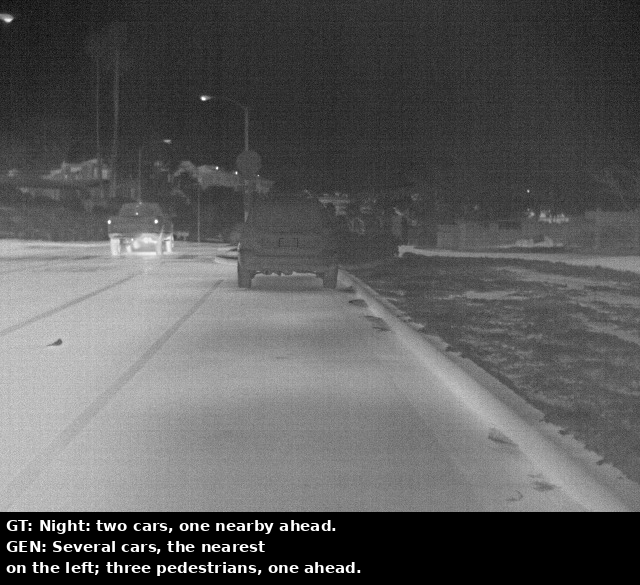
#> input picture Phase3/Day32/exp2_eyeball_overlay/exp2_01.png, 640 x 585 px
$ python -i verify_relative_threshold_v4.py   (imports and definitions only)
#> lines starting #> are read from the running program, lines starting #| are printed output that depends on the picture; after the words box and inside, x2 and y2 are one past the last pixel; in counts of white or black regions, pixels touching at a corner belong together
#> further down, picture is the input picture: shape (585, 640, 3); min 0, max 255, mean 90.3
"""
v4 補強:回頭檢查發現「934 張候選重跑新門檻確認沒被踢出去」這個驗證方式,
測不出「有沒有新的候選應該被納入」——因為新的相對門檻在寬 576px 的圖片上
會降到約 422px(比固定 500px 低 16%),理論上應該有一批原本卡在 422-500px
之間被階段2排除的圖片,現在該被重新納入,但這些圖不在舊的 934 張候選裡,
舊驗證方式根本看不到它們。

這次對全部 15,153 張 flare 圖片,同時算出:
- fixed_pass:用固定 BLACK_THRESH=30/MIN_AREA=500/RING_DILATE=15/
  BRIGHT_RING_THRESH=80(v3 定案但從沒真的對全量重跑過的版本)
- relative_pass:用 v4 現在的相對門檻(find_black_blobs.py 目前的邏輯)

只跑一次黑塊偵測(不套 MIN_AREA 過濾),把每個黑塊的面積、邊界狀態、
兩種 RING_DILATE 半徑各自算出的外環亮度都記錄下來,事後才能同時判斷
fixed_pass/relative_pass,不用跑兩次 connectedComponents。
"""
import json
import sys
from pathlib import Path

import numpy as np

sys.path.insert(0, str(Path(__file__).parent))
sys.path.insert(0, str(Path.home() / "ai-transition-2026" / "Phase3" / "caption_fusion" / ".pylibs"))
import cv2  # noqa: E402

HERE = Path(__file__).parent
SPLITS = ["out_train", "out_val", "out_test"]

BLACK_THRESH = 30
BRIGHT_RING_THRESH = 80
FIXED_MIN_AREA = 500
FIXED_RING_DILATE = 15
REF_W, REF_H = 682, 512
MIN_AREA_RATIO = 500 / (REF_W * REF_H)
RING_DILATE_RATIO = 15 / np.hypot(REF_W, REF_H)


def ring_brightness(maxchan, comp_mask, dilate_px, w, h):
    kernel = np.ones((dilate_px * 2 + 1, dilate_px * 2 + 1), np.uint8)
    dilated = cv2.dilate(comp_mask, kernel)
    ring = (dilated > 0) & (comp_mask == 0)
    if ring.sum() == 0:
        return None
    return float(maxchan[ring].mean())


def all_candidates(img_bgr):
    """回傳這張圖裡所有「不貼邊界」的黑色連通區塊(不套 MIN_AREA 篩選),
    每個都算出面積、bbox、centroid,以及固定 dilate=15 / 相對 dilate 兩種
    外環亮度。"""
    h, w = img_bgr.shape[:2]
#> h = 585; w = 640
    rel_dilate_px = max(1, round(RING_DILATE_RATIO * np.hypot(w, h)))
#> rel_dilate_px = 15
    rel_min_area = MIN_AREA_RATIO * (w * h)
#> rel_min_area = 536.1

    black_mask = cv2.inRange(img_bgr, (0, 0, 0), (BLACK_THRESH, BLACK_THRESH, BLACK_THRESH))
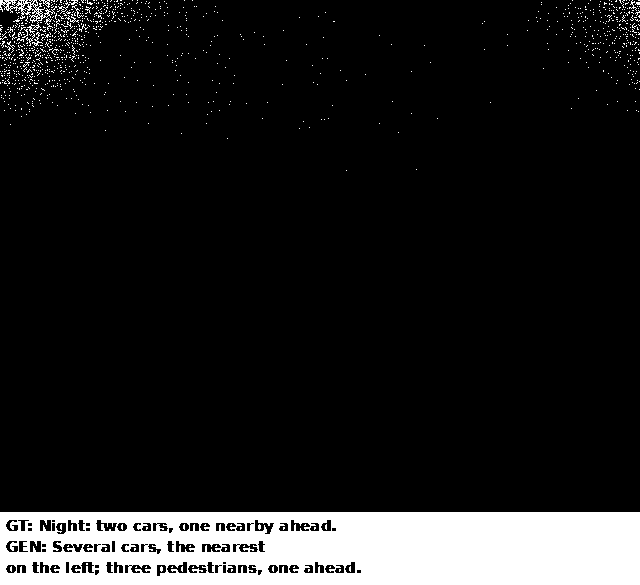
#> black_mask: shape (585, 640); 11.9% white; 1063 white regions (1052 under 20 px), largest, box (x1, y1, x2, y2) and area: (0, 512, 640, 585) 41834, (0, 0, 57, 46) 490, (32, 32, 43, 46) 41
    n_labels, labels, stats, centroids = cv2.connectedComponentsWithStats(black_mask, connectivity=8)
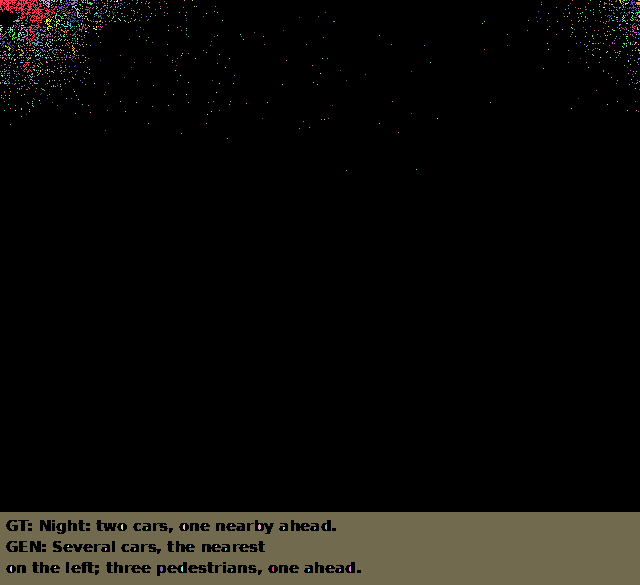
#> labels: shape (585, 640) int32; 1064 distinct labels, from 0 to 1063; one colour per label, 0 black
#> n_labels = 1064; stats = 1064 rows, first 6: [0, 0, 640, 576, 329745], [0, 0, 57, 46, 490], [39, 0, 11, 8, 32], [51, 0, 4, 2, 5], [56, 0, 2, 2, 2], [60, 0, 2, 3, 5]; centroids = 1064 pairs, first value 0 to 639, second value 0 to 569.8
    maxchan = img_bgr.astype(np.float32).max(axis=2)

    candidates = []
    for lbl in range(1, n_labels):
        x, y, bw, bh, area = stats[lbl]
        if x <= 0 or y <= 0 or x + bw >= w or y + bh >= h:
            continue
        comp_mask = (labels == lbl).astype(np.uint8)
        rb_fixed = ring_brightness(maxchan, comp_mask, FIXED_RING_DILATE, w, h)
        rb_rel = ring_brightness(maxchan, comp_mask, rel_dilate_px, w, h) if rel_dilate_px != FIXED_RING_DILATE else rb_fixed
        candidates.append({
            "area": int(area), "bbox": [int(x), int(y), int(bw), int(bh)],
            "centroid": [round(float(centroids[lbl][0]), 1), round(float(centroids[lbl][1]), 1)],
            "ring_brightness_fixed": round(rb_fixed, 1) if rb_fixed is not None else None,
            "ring_brightness_rel": round(rb_rel, 1) if rb_rel is not None else None,
            "rel_min_area": round(rel_min_area, 1),
        })
#> this loop made 1063 passes
#> (x, y, bw, bh, area) on passes 1, 2, 7: (0, 0, 57, 46, 490), (39, 0, 11, 8, 32), (58, 0, 12, 14, 35)
#> after the loop, candidates = 1007 items
    return candidates


# [84 lines left out: function main, not called in this run]


# [2 lines not run here, left out]

>>> import cv2
>>> picture = cv2.imread('../Day32/exp2_eyeball_overlay/exp2_01.png')
>>> result = all_candidates(picture)
#> result = 1007 items

$ run again, on Phase3/Day32/night_verify/night_01_NO.png
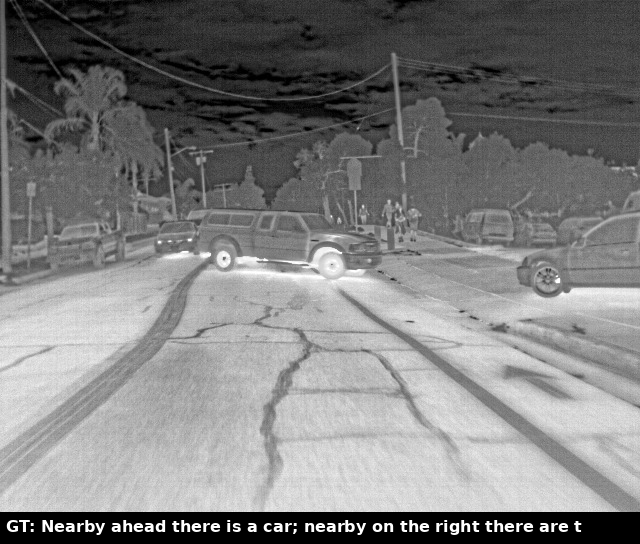
#> input picture Phase3/Day32/night_verify/night_01_NO.png, 640 x 544 px
#> picture is the input picture: shape (544, 640, 3); min 0, max 255, mean 125.3
#> in all_candidates, `black_mask = cv2.inRange(img_bgr, (0, 0, 0), (BLACK_THRESH, BLACK_THRE..`:
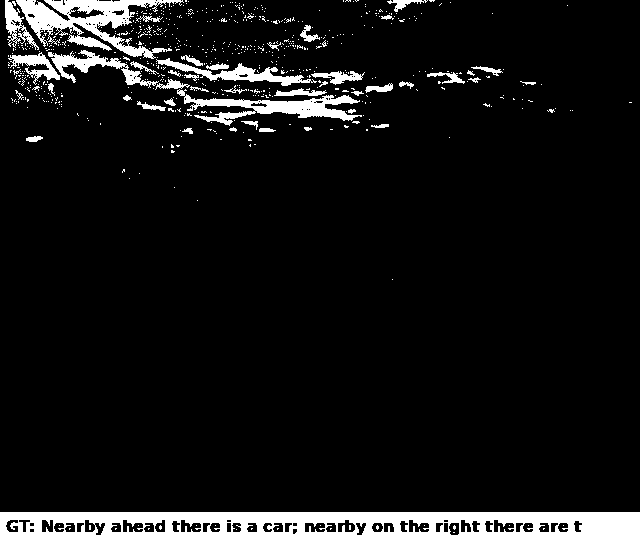
#> black_mask: shape (544, 640); 8.9% white; 642 white regions (598 under 20 px), largest, box (x1, y1, x2, y2) and area: (0, 512, 640, 544) 17037, (16, 0, 184, 59) 3810, (177, 89, 362, 126) 2290
#> in all_candidates, `n_labels, labels, stats, centroids = cv2.connectedComponentsWithStats(..`:
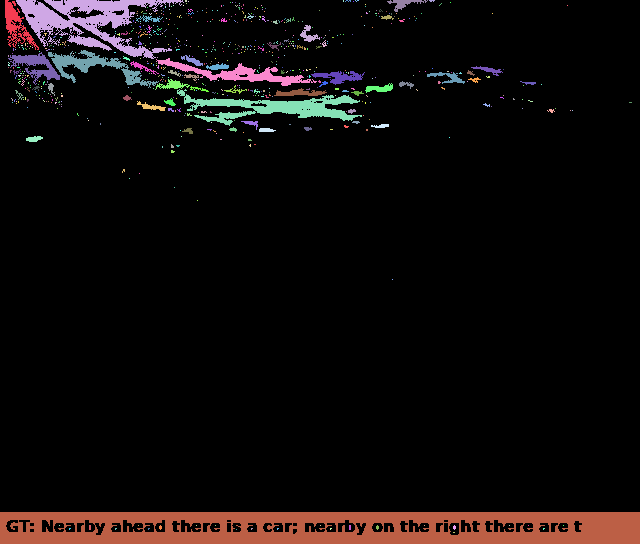
#> labels: shape (544, 640) int32; 643 distinct labels, from 0 to 642; one colour per label, 0 black
#> n_labels = 643; stats = 643 rows, first 6: [0, 0, 640, 535, 317210], [5, 0, 34, 50, 585], [16, 0, 168, 59, 3810], [185, 0, 2, 2, 4], [188, 1, 1, 1, 1], [343, 0, 1, 2, 2]; centroids = 643 pairs, first value 8 to 630, second value 0.25 to 532
#> the loop in all_candidates, `for lbl in range(1, n_labels):` made 642 passes
#> (x, y, bw, bh, area) on passes 1, 2, 9: (5, 0, 34, 50, 585), (16, 0, 168, 59, 3810), (387, 0, 41, 12, 173)
#> after the loop in all_candidates, `for lbl in range(1, n_labels):`: candidates = 633 items

$ run again, on Phase3/Day32/night_verify/night_01_YES.png
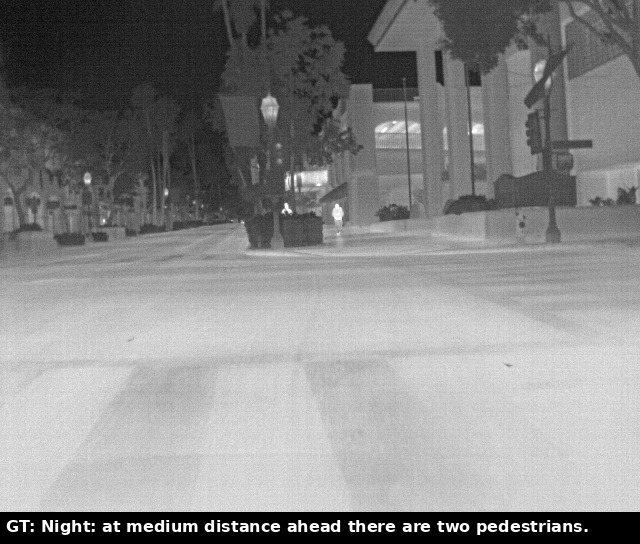
#> input picture Phase3/Day32/night_verify/night_01_YES.png, 640 x 544 px
#> picture is the input picture: shape (544, 640, 3); min 0, max 255, mean 136.5
#> in all_candidates, `black_mask = cv2.inRange(img_bgr, (0, 0, 0), (BLACK_THRESH, BLACK_THRE..`:
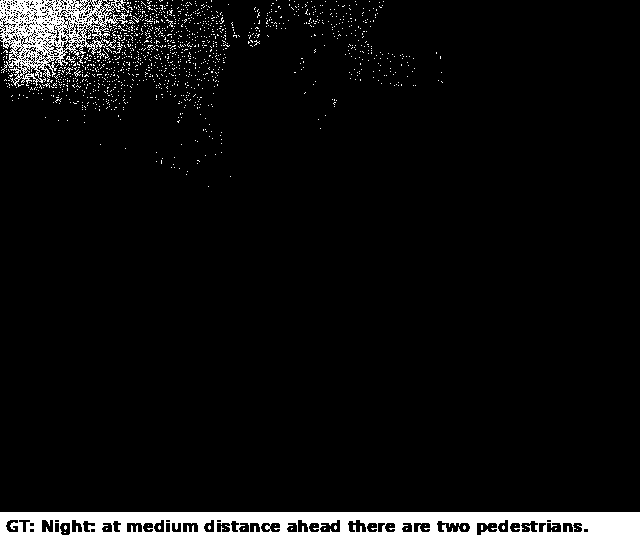
#> black_mask: shape (544, 640); 6.9% white; 1289 white regions (1282 under 20 px), largest, box (x1, y1, x2, y2) and area: (0, 512, 640, 544) 16847, (0, 0, 129, 87) 4810, (103, 39, 116, 49) 33
#> in all_candidates, `n_labels, labels, stats, centroids = cv2.connectedComponentsWithStats(..`:
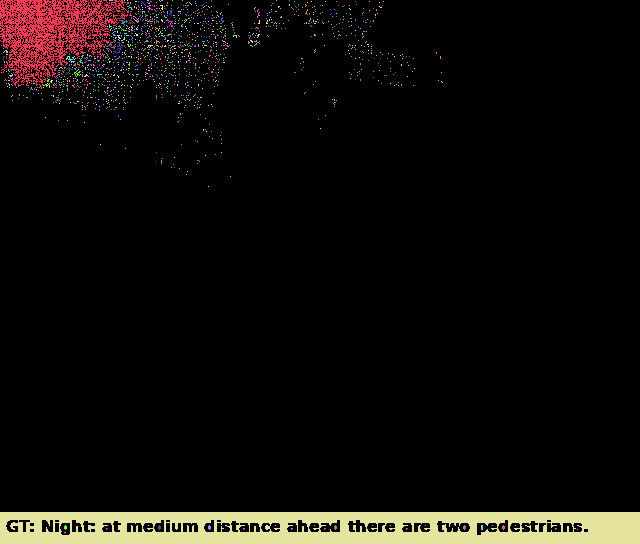
#> labels: shape (544, 640) int32; 1290 distinct labels, from 0 to 1289; one colour per label, 0 black
#> n_labels = 1290; stats = 1290 rows, first 6: [0, 0, 640, 535, 323979], [0, 0, 129, 87, 4810], [109, 0, 4, 1, 4], [124, 0, 1, 1, 1], [127, 0, 1, 1, 1], [135, 1, 2, 1, 2]; centroids = 1290 pairs, first value 1 to 577, second value 0 to 532
#> the loop in all_candidates, `for lbl in range(1, n_labels):` made 1289 passes
#> after the loop in all_candidates, `for lbl in range(1, n_labels):`: candidates = 1277 items

$ run again, on Phase3/Day32/night_verify/night_02_NO.png
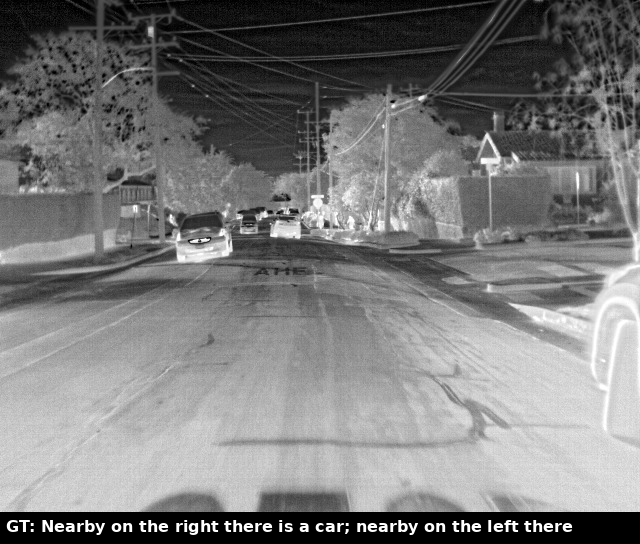
#> input picture Phase3/Day32/night_verify/night_02_NO.png, 640 x 544 px
#> picture is the input picture: shape (544, 640, 3); min 0, max 255, mean 121.5
#> in all_candidates, `black_mask = cv2.inRange(img_bgr, (0, 0, 0), (BLACK_THRESH, BLACK_THRE..`:
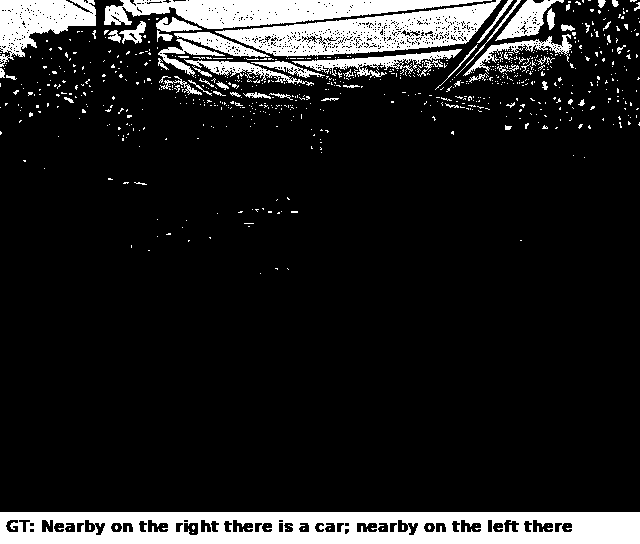
#> black_mask: shape (544, 640); 13.1% white; 737 white regions (679 under 20 px), largest, box (x1, y1, x2, y2) and area: (0, 512, 640, 544) 17081, (215, 0, 501, 57) 7279, (104, 0, 492, 29) 6205
#> in all_candidates, `n_labels, labels, stats, centroids = cv2.connectedComponentsWithStats(..`:
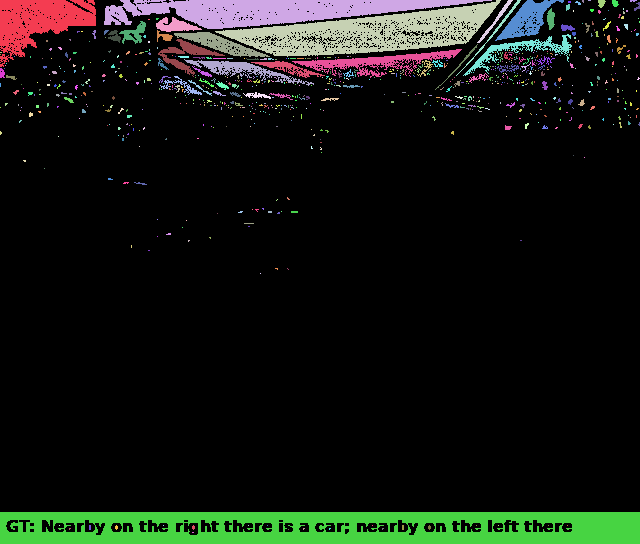
#> labels: shape (544, 640) int32; 738 distinct labels, from 0 to 737; one colour per label, 0 black
#> n_labels = 738; stats = 738 rows, first 6: [0, 0, 640, 535, 302539], [0, 0, 96, 67, 3434], [104, 0, 388, 29, 6205], [215, 0, 286, 57, 7279], [477, 0, 36, 43, 170], [456, 0, 65, 76, 180]; centroids = 738 pairs, first value 0 to 639, second value 0 to 532
#> the loop in all_candidates, `for lbl in range(1, n_labels):` made 737 passes
#> (x, y, bw, bh, area, rb_fixed, rb_rel) on passes 15, 16, 25: (566, 4, 4, 7, 22, 54.96, 54.96), (547, 8, 8, 22, 120, 40.22, 40.22), (156, 17, 46, 15, 379, 33.62, 33.62)
#> after the loop in all_candidates, `for lbl in range(1, n_labels):`: candidates = 715 items
